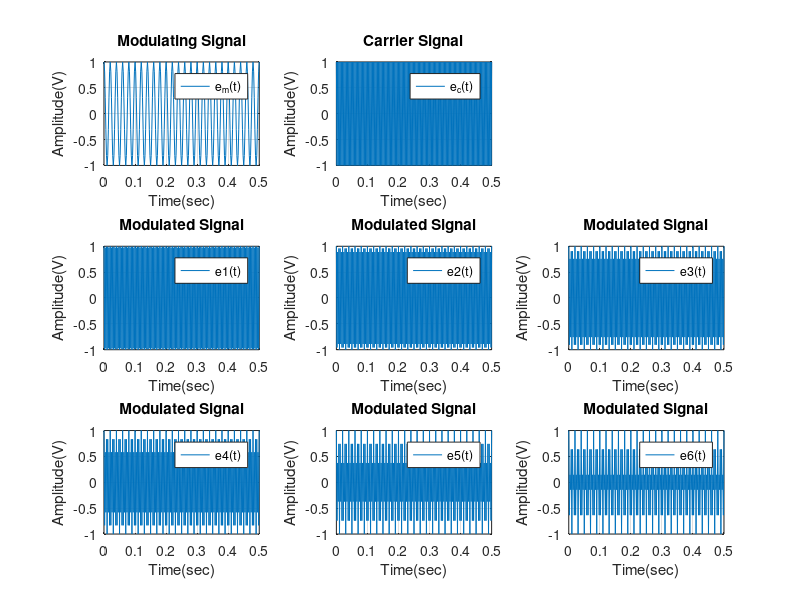

The MATLAB source for this figure:
clc;
close all;

fm = 50;  %modulating signal frequency 
fc = 250; %carrier signal frequency 
B1 = 0.25; %modulation index 1
B2 = 0.5; %modulation index 2
B3 = 0.75; %modulation index 3
B4 = 1; %modulation index 4
B5 = 1.25; %modulation index 5
B6 = 1.5; %modulation index 6

t = 0:0.002:0.5; %defining time period from 0 to 0.5s in 0.002s interval

m = cos(2*pi*fm*t);  %modulating/message signal
c = cos(2*pi*fc*t);  %carrier signal
y1 = cos((2*pi*fc*t) + (B1.*sin(2*pi*fm*t)));  %modulated signal 1
y2 = cos((2*pi*fc*t) + (B2.*sin(2*pi*fm*t)));  %modulated signal 2
y3 = cos((2*pi*fc*t) + (B3.*sin(2*pi*fm*t)));  %modulated signal 3
y4 = cos((2*pi*fc*t) + (B4.*sin(2*pi*fm*t)));  %modulated signal 4
y5 = cos((2*pi*fc*t) + (B5.*sin(2*pi*fm*t)));  %modulated signal 5
y6 = cos((2*pi*fc*t) + (B6.*sin(2*pi*fm*t)));  %modulated signal 6

figure;
subplot(3,3,1);
plot(t,m);      %plotting modulating/information signal
xlabel('Time(sec)');
ylabel('Amplitude(V)');
title('Modulating Signal');
legend('e_m(t)');
grid on;

subplot(3,3,2);
plot(t,c);      %plotting carrier signal
xlabel('Time(sec)');
ylabel('Amplitude(V)');
title('Carrier Signal');
legend('e_c(t)');
grid on;

subplot(3,3,4);
plot(t,y1);      %plotting modulated signal 1
xlabel('Time(sec)');
ylabel('Amplitude(V)');
title('Modulated Signal');
legend('e1(t)');
grid on;

subplot(3,3,5);
plot(t,y2);      %plotting modulated signal 2
xlabel('Time(sec)');
ylabel('Amplitude(V)');
title('Modulated Signal');
legend('e2(t)');
grid on;

subplot(3,3,6);
plot(t,y3);      %plotting modulated signal 3
xlabel('Time(sec)');
ylabel('Amplitude(V)');
title('Modulated Signal');
legend('e3(t)');
grid on;

subplot(3,3,7);
plot(t,y4);      %plotting modulated signal 5
xlabel('Time(sec)');
ylabel('Amplitude(V)');
title('Modulated Signal');
legend('e4(t)');
grid on;

subplot(3,3,8);
plot(t,y5);      %plotting modulated signal 5
xlabel('Time(sec)');
ylabel('Amplitude(V)');
title('Modulated Signal');
legend('e5(t)');
grid on;

subplot(3,3,9);
plot(t,y6);      %plotting modulated signal 6
xlabel('Time(sec)');
ylabel('Amplitude(V)');
title('Modulated Signal');
legend('e6(t)');
grid on;

